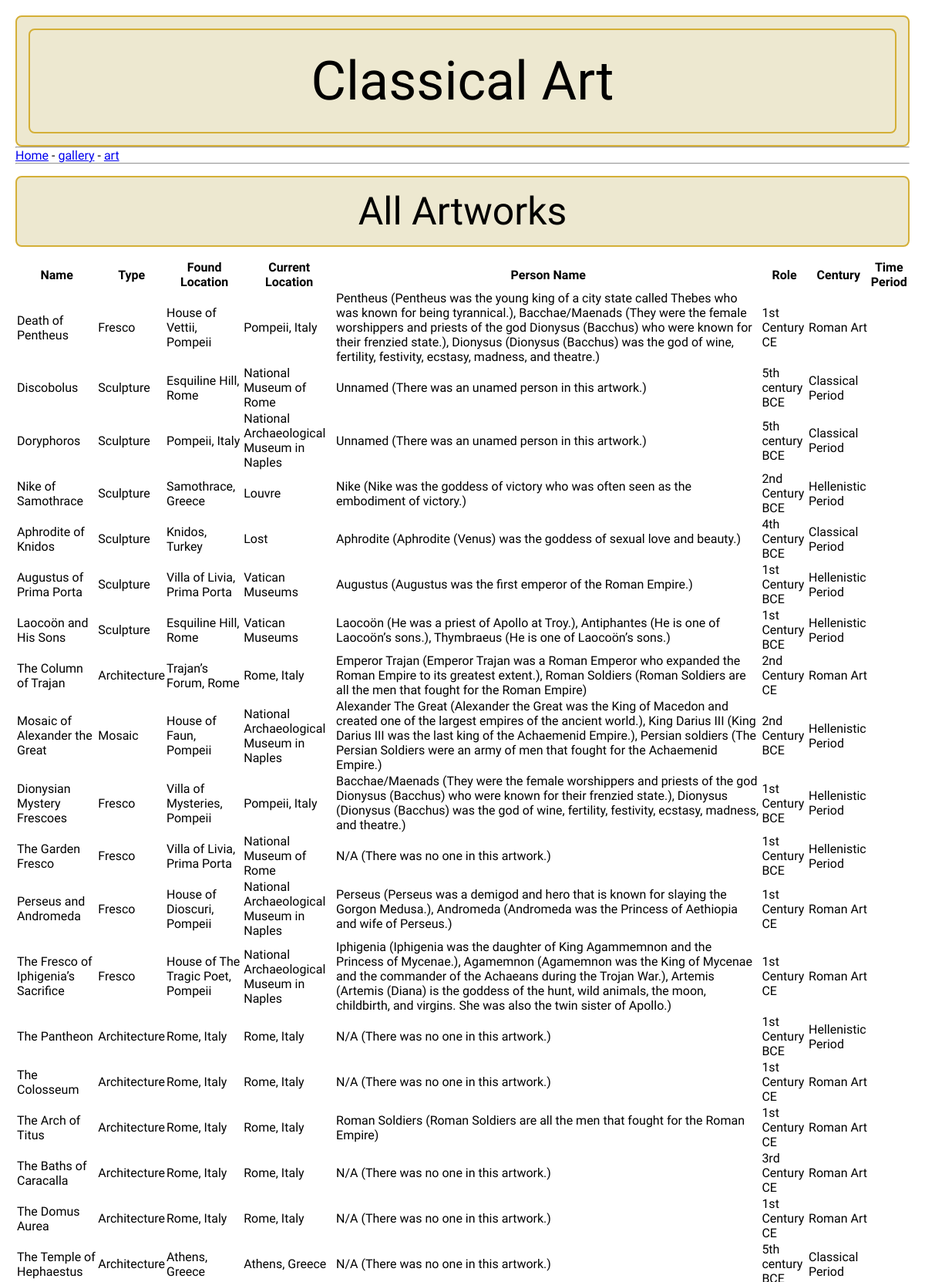
Screenshot of /all_artworks (upper part) with the database file from the repository.
### tables this page shows
CREATE TABLE Artwork (id INTEGER PRIMARY KEY NOT NULL, art_name TEXT NOT NULL, type TEXT NOT NULL, years TEXT, FL_id INTEGER REFERENCES FoundLocation (id), CL_id INTEGER REFERENCES CurrentLocation (id), century_id INTEGER REFERENCES Century (id));

### main.py (the view)
@app.route('/all_artworks')
def all_artworks():
    db = get_db()
    cur = db.execute("""
    SELECT
        Artwork.art_name,
        Artwork.type,
        FoundLocation.found_location,
        CurrentLocation.current_location,
        GROUP_CONCAT(Person.name || ' (' || Person.role || ')', ', ') AS people,
        Century.century,
        Century.time_period
    FROM Artwork
    JOIN FoundLocation ON Artwork.FL_id = FoundLocation.id
    JOIN CurrentLocation ON Artwork.CL_id = CurrentLocation.id
    JOIN ArtworkPerson ON Artwork.id = ArtworkPerson.aid
    JOIN Person ON ArtworkPerson.pid = Person.id
    JOIN Century ON Artwork.century_id = Century.id
    GROUP BY Artwork.id
""")
    art = cur.fetchall()
    db.close()
    return render_template("all_art.html", art=art)

### main.py (called while the page is built)
def get_db():
    db = getattr(g, '_database', None)
    if db is None:
        db = g._database = sqlite3.connect('classical.db')
        db.row_factory = sqlite3.Row  # allows dictionary access
        db.commit()
    return db

### templates/all_art.html (shortened to what this page needs)
{% extends "layout.html" %}
{% block content %}
<!DOCTYPE html>
<html>
    <head>
    </head>
    <table>
        <thead>
            <h1 class="home_header">All Artworks</h1>
                <tr>
                    <th>Name</th>
                    <th>Type</th>
                    <th>Found Location</th>
                    <th>Current Location</th>
                    <th>Person Name</th>
                    <th>Role</th>
                    <th>Century</th>
                    <th>Time Period</th>
                </tr>
        </thead>
        <tbody>
                {% for row in art %}
                <tr>
                    <td>{{ row['art_name'] }}</td>
                    <td>{{ row['type'] }}</td>
                    <td>{{ row['found_location'] }}</td>
                    <td>{{ row['current_location'] }}</td>
                    <td>{{ row['people'] }}</td>
                    <td>{{ row['century'] }}</td>
                    <td>{{ row['time_period'] }}</td>
                </tr>
                {% endfor %}
        </tbody>
    </table>
</html>
{% endblock %}

### templates/layout.html (shortened to what this page needs)
<!DOCTYPE html>
<html lang="en">
<head>
    <link rel="stylesheet" href="{{ url_for('static', filename='style.css') }}">
</head>
<body>
    <header>{% include "header.html" %}</header>
    <nav>{% include "nav.html" %}</nav>
    <main>{% block content %}{% endblock %}</main>
</body>
</html>

### templates/header.html
<header>
    <h1>
        Classical Art
    </h1>
</header>

### templates/nav.html
<nav>
    <hr>
    <a href="/">Home</a> - <a href="/gallery">gallery</a> - <a href="/all_artworks">art</a>
    <hr>
</nav>

### static/style.css (style rules this page uses)
* { margin: 0; padding: 0; box-sizing: border-box; }
body { font-family: "Luxurious Roman", serif; font-weight: 400; font-style: normal; margin: 0 auto; color: black; padding: 20px; }
header { background-color: #EDE8D0; padding: 15px; border: 2px rgb(212, 175, 55) solid; border-radius: 8px; text-align: center; }
header h1 { font-size: 70px; margin-bottom: 10px; margin-top: 10px; font-family: "Tangerine", cursive; font-weight: 400; font-style: normal; }
h1 { font-size: 50px; margin-bottom: 15px; margin-top: 15px; }
.home_header { font-family: "Tangerine", cursive; font-weight: 400; font-style: normal; background-color: #EDE8D0; padding: 15px; border: 2px rgb(212, 175, 55) solid; border-radius: 8px; text-align: center; }

### rows the page displays
Artwork: art_name "Death of Pentheus", type "Fresco", found_location "House of Vettii, Pompeii", current_location "Pompeii, Italy", people "Pentheus (Pentheus was the young king of a city state called Thebes who was known for being tyrannical.), Bacchae/Maenads (They were the female worshippers and priests of the god Dionysus (Bacchus) who were known for their frenzied state.), Dionysus (Dionysus (Bacchus) was the god of wine, fertility, festivity, ecstasy, madness, and theatre.)", century "1st Century CE", time_period "Roman Art"
Artwork: art_name "Discobolus", type "Sculpture", found_location "Esquiline Hill, Rome", current_location "National Museum of Rome", people "Unnamed (There was an unamed person in this artwork.)", century "5th century BCE", time_period "Classical Period"
Artwork: art_name "Doryphoros", type "Sculpture", found_location "Pompeii, Italy", current_location "National Archaeological Museum in Naples", people "Unnamed (There was an unamed person in this artwork.)", century "5th century BCE", time_period "Classical Period"
Artwork: art_name "Nike of Samothrace", type "Sculpture", found_location "Samothrace, Greece", current_location "Louvre", people "Nike (Nike was the goddess of victory who was often seen as the embodiment of victory.)", century "2nd Century BCE", time_period "Hellenistic Period"
Artwork: art_name "Aphrodite of Knidos", type "Sculpture", found_location "Knidos, Turkey", current_location "Lost", people "Aphrodite (Aphrodite (Venus) was the goddess of sexual love and beauty.)", century "4th Century BCE", time_period "Classical Period"
Artwork: art_name "Augustus of Prima Porta", type "Sculpture", found_location "Villa of Livia, Prima Porta", current_location "Vatican Museums", people "Augustus (Augustus was the first emperor of the Roman Empire.)", century "1st Century BCE", time_period "Hellenistic Period"
Artwork: art_name "Laocoön and His Sons", type "Sculpture", found_location "Esquiline Hill, Rome", current_location "Vatican Museums", people "Laocoön (He was a priest of Apollo at Troy.), Antiphantes (He is one of Laocoön’s sons.), Thymbraeus (He is one of Laocoön’s sons.)", century "1st Century BCE", time_period "Hellenistic Period"
Artwork: art_name "The Column of Trajan", type "Architecture", found_location "Trajan’s Forum, Rome", current_location "Rome, Italy", people "Emperor Trajan (Emperor Trajan was a Roman Emperor who expanded the Roman Empire to its greatest extent.), Roman Soldiers (Roman Soldiers are all the men that fought for the Roman Empire)", century "2nd Century CE", time_period "Roman Art"
Artwork: art_name "Mosaic of Alexander the Great", type "Mosaic", found_location "House of Faun, Pompeii", current_location "National Archaeological Museum in Naples", people "Alexander The Great (Alexander the Great was the King of Macedon and created one of the largest empires of the ancient world.), King Darius III (King Darius III was the last king of the Achaemenid Empire.), Persian soldiers (The Persian Soldiers were an army of men that fought for the Achaemenid Empire.)", century "2nd Century BCE", time_period "Hellenistic Period"
Artwork: art_name "Dionysian Mystery Frescoes", type "Fresco", found_location "Villa of Mysteries, Pompeii", current_location "Pompeii, Italy", people "Bacchae/Maenads (They were the female worshippers and priests of the god Dionysus (Bacchus) who were known for their frenzied state.), Dionysus (Dionysus (Bacchus) was the god of wine, fertility, festivity, ecstasy, madness, and theatre.)", century "1st Century BCE", time_period "Hellenistic Period"
Artwork: art_name "The Garden Fresco", type "Fresco", found_location "Villa of Livia, Prima Porta", current_location "National Museum of Rome", people "N/A (There was no one in this artwork.)", century "1st Century BCE", time_period "Hellenistic Period"
Artwork: art_name "Perseus and Andromeda", type "Fresco", found_location "House of Dioscuri, Pompeii", current_location "National Archaeological Museum in Naples", people "Perseus (Perseus was a demigod and hero that is known for slaying the Gorgon Medusa.), Andromeda (Andromeda was the Princess of Aethiopia and wife of Perseus.)", century "1st Century CE", time_period "Roman Art"
Artwork: art_name "The Fresco of Iphigenia’s Sacrifice", type "Fresco", found_location "House of The Tragic Poet, Pompeii", current_location "National Archaeological Museum in Naples", people "Iphigenia (Iphigenia was the daughter of King Agammemnon and the Princess of Mycenae.), Agamemnon (Agamemnon was the King of Mycenae and the commander of the Achaeans during the Trojan War.), Artemis (Artemis (Diana) is the goddess of the hunt, wild animals, the moon, childbirth, and virgins. She was also the twin sister of Apollo.)", century "1st Century CE", time_period "Roman Art"
Artwork: art_name "The Pantheon", type "Architecture", found_location "Rome, Italy", current_location "Rome, Italy", people "N/A (There was no one in this artwork.)", century "1st Century BCE", time_period "Hellenistic Period"
Artwork: art_name "The Colosseum", type "Architecture", found_location "Rome, Italy", current_location "Rome, Italy", people "N/A (There was no one in this artwork.)", century "1st Century CE", time_period "Roman Art"
Artwork: art_name "The Arch of Titus", type "Architecture", found_location "Rome, Italy", current_location "Rome, Italy", people "Roman Soldiers (Roman Soldiers are all the men that fought for the Roman Empire)", century "1st Century CE", time_period "Roman Art"
Artwork: art_name "The Baths of Caracalla", type "Architecture", found_location "Rome, Italy", current_location "Rome, Italy", people "N/A (There was no one in this artwork.)", century "3rd Century CE", time_period "Roman Art"
Artwork: art_name "The Domus Aurea", type "Architecture", found_location "Rome, Italy", current_location "Rome, Italy", people "N/A (There was no one in this artwork.)", century "1st Century CE", time_period "Roman Art"
Artwork: art_name "The Temple of Hephaestus", type "Architecture", found_location "Athens, Greece", current_location "Athens, Greece", people "N/A (There was no one in this artwork.)", time_period "Classical Period"
